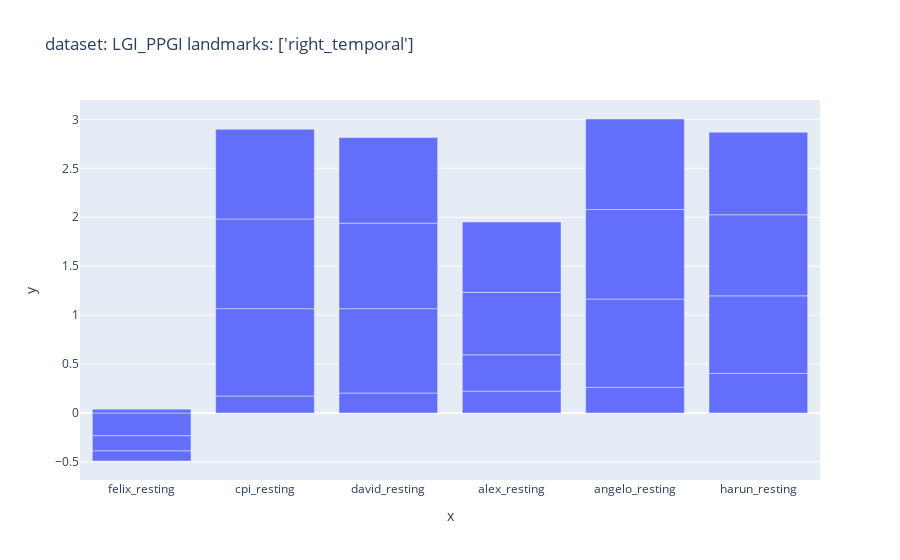
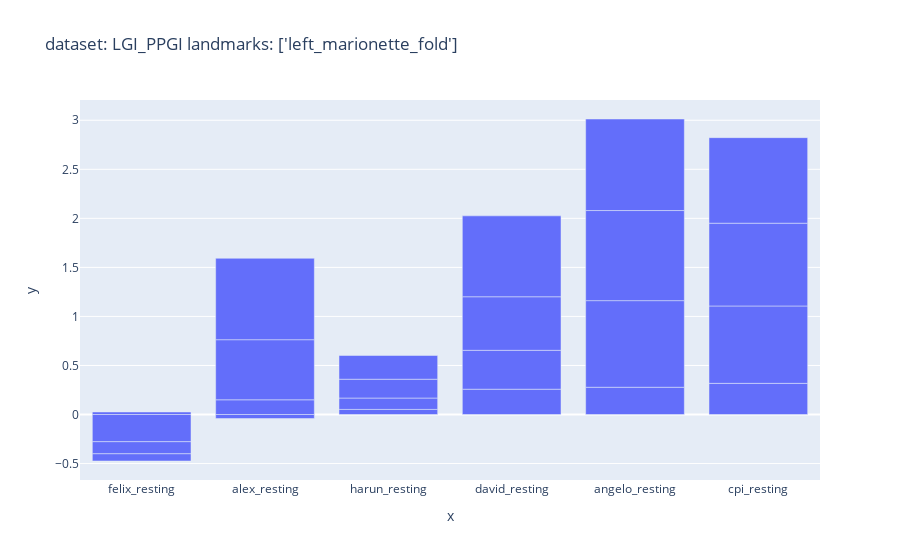
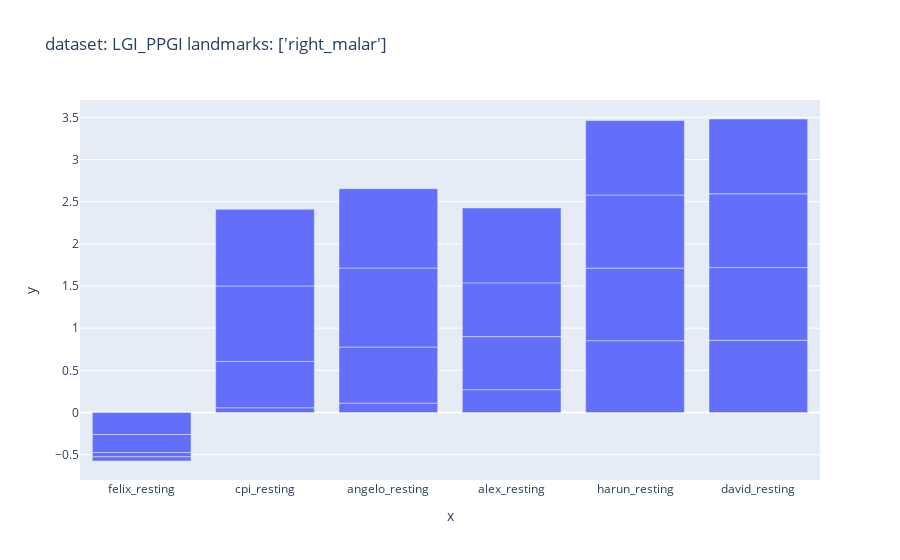
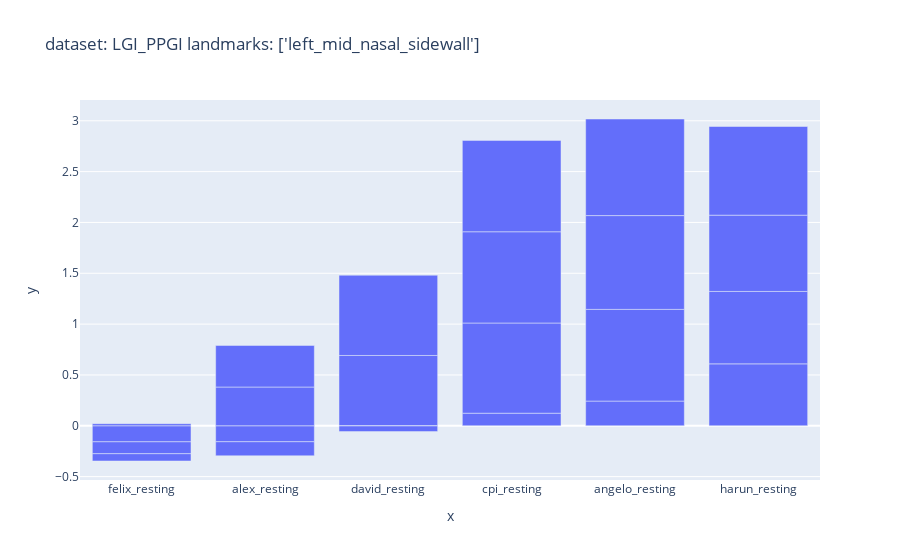

The cell these charts' notebook holds for them, in order:
### Markdown cell above
# Compare by video

TODO groupby and best 5 landamrks for all videos

### Code cell
path_results = "../results/test_landmarks/h5/" # general path for cfg# general path for data
filenameH5 = path_results + f"LGI_PPGI_resting_each_landmark.h5"
dataset = 'LGI_PPGI'
metric = 'PCC'
method = 'median'

# Get unique list values in df column
def unique_list_values(df, column_name):
    seen_values = set()

    for row in df[column_name]:
        if tuple(row) not in seen_values:
            seen_values.add(tuple(row))

    return [list(x) for x in seen_values]

def DETAILS(dataset, filenameH5, metric='MAE'):
  """Show performance details on each video of the dataset"""

  print('## Dataset: ' + dataset)
  print('   filename h5: ', filenameH5)
  df = pd.read_hdf(filenameH5)
  df = df.sort_values(metric)
  datasetname = df['dataset'][0].upper()
  landmarks = unique_list_values(df, 'landmarks')

  # # loop on landmarks
  for ldmk in landmarks:
    print('   landmark     :', ldmk)
    df_ldmk = df[df['landmarks'].apply(lambda x: x == ldmk)]
    vals = df_ldmk[metric]
    fvideos = df_ldmk['videoFilename']
    x = []
    y = []
    for i in vals.index:
      n = fvideos[i]
      # n = n[n.rfind('/', 0, n.rfind('/'))+1:n.rfind('/')]
      n = n[n.rfind('\\', 0, n.rfind('\\'))+1:n.rfind('\\')]
      x.append(n)
      y.append(vals[i][0])
    fig = px.bar(x=x, y=y, title='dataset: ' + datasetname + ' landmarks: ' + str(ldmk))
    fig.update_xaxes(type='category')
    fig.show()

DETAILS(dataset, filenameH5, metric='PCC')

### Figure 1 — Plotly figure (JSON) as saved in the notebook; plotly's stock layout.template omitted (floating-point values rounded to 4 significant figures)
{"data": [{"alignmentgroup": "True", "hovertemplate": "x=%{x}<br>y=%{y}<extra></extra>", "legendgroup": "", "marker": {"color": "#636efa", "pattern": {"shape": ""}}, "name": "", "offsetgroup": "", "orientation": "v", "showlegend": false, "textposition": "auto", "type": "bar", "x": ["felix_resting", "felix_resting", "felix_resting", "felix_resting", "cpi_resting", "david_resting", "alex_resting", "angelo_resting", "alex_resting", "harun_resting", "alex_resting", "alex_resting", "harun_resting", "harun_resting", "harun_resting", "david_resting", "david_resting", "david_resting", "cpi_resting", "angelo_resting", "angelo_resting", "cpi_resting", "cpi_resting", "angelo_resting"], "xaxis": "x", "y": [-0.2327, -0.1552, -0.1026, 0.0395, 0.1729, 0.2043, 0.2236, 0.2615, 0.3715, 0.4047, 0.6376, 0.7187, 0.792, 0.8291, 0.8429, 0.862, 0.8737, 0.8743, 0.8932, 0.9028, 0.9147, 0.9163, 0.9177, 0.925], "yaxis": "y"}], "layout": {"barmode": "relative", "legend": {"tracegroupgap": 0}, "title": {"text": "dataset: LGI_PPGI landmarks: ['right_temporal']"}, "xaxis": {"anchor": "y", "domain": [0, 1], "title": {"text": "x"}, "type": "category"}, "yaxis": {"anchor": "x", "domain": [0, 1], "title": {"text": "y"}}}}

### Figure 2 — Plotly figure (JSON) as saved in the notebook; plotly's stock layout.template omitted (floating-point values rounded to 4 significant figures)
{"data": [{"alignmentgroup": "True", "hovertemplate": "x=%{x}<br>y=%{y}<extra></extra>", "legendgroup": "", "marker": {"color": "#636efa", "pattern": {"shape": ""}}, "name": "", "offsetgroup": "", "orientation": "v", "showlegend": false, "textposition": "auto", "type": "bar", "x": ["felix_resting", "felix_resting", "felix_resting", "alex_resting", "felix_resting", "harun_resting", "harun_resting", "alex_resting", "harun_resting", "harun_resting", "david_resting", "angelo_resting", "cpi_resting", "david_resting", "david_resting", "alex_resting", "cpi_resting", "david_resting", "alex_resting", "cpi_resting", "cpi_resting", "angelo_resting", "angelo_resting", "angelo_resting"], "xaxis": "x", "y": [-0.2773, -0.1232, -0.07342, -0.04116, 0.02585, 0.05212, 0.1158, 0.1501, 0.1917, 0.2421, 0.2579, 0.2778, 0.3177, 0.3966, 0.546, 0.6128, 0.789, 0.8249, 0.8299, 0.8438, 0.8722, 0.8833, 0.9184, 0.9333], "yaxis": "y"}], "layout": {"barmode": "relative", "legend": {"tracegroupgap": 0}, "title": {"text": "dataset: LGI_PPGI landmarks: ['left_marionette_fold']"}, "xaxis": {"anchor": "y", "domain": [0, 1], "title": {"text": "x"}, "type": "category"}, "yaxis": {"anchor": "x", "domain": [0, 1], "title": {"text": "y"}}}}

### Figure 3 — Plotly figure (JSON) as saved in the notebook; plotly's stock layout.template omitted (floating-point values rounded to 4 significant figures)
{"data": [{"alignmentgroup": "True", "hovertemplate": "x=%{x}<br>y=%{y}<extra></extra>", "legendgroup": "", "marker": {"color": "#636efa", "pattern": {"shape": ""}}, "name": "", "offsetgroup": "", "orientation": "v", "showlegend": false, "textposition": "auto", "type": "bar", "x": ["felix_resting", "felix_resting", "felix_resting", "felix_resting", "cpi_resting", "angelo_resting", "alex_resting", "cpi_resting", "alex_resting", "alex_resting", "angelo_resting", "harun_resting", "david_resting", "harun_resting", "david_resting", "harun_resting", "david_resting", "harun_resting", "david_resting", "alex_resting", "cpi_resting", "cpi_resting", "angelo_resting", "angelo_resting"], "xaxis": "x", "y": [-0.2604, -0.2146, -0.05056, -0.04915, 0.05637, 0.1117, 0.2706, 0.5493, 0.6294, 0.637, 0.6648, 0.8516, 0.856, 0.8601, 0.8626, 0.8672, 0.874, 0.8824, 0.8872, 0.888, 0.895, 0.9089, 0.9366, 0.9402], "yaxis": "y"}], "layout": {"barmode": "relative", "legend": {"tracegroupgap": 0}, "title": {"text": "dataset: LGI_PPGI landmarks: ['right_malar']"}, "xaxis": {"anchor": "y", "domain": [0, 1], "title": {"text": "x"}, "type": "category"}, "yaxis": {"anchor": "x", "domain": [0, 1], "title": {"text": "y"}}}}

### Figure 4 — Plotly figure (JSON) as saved in the notebook; plotly's stock layout.template omitted (floating-point values rounded to 4 significant figures)
{"data": [{"alignmentgroup": "True", "hovertemplate": "x=%{x}<br>y=%{y}<extra></extra>", "legendgroup": "", "marker": {"color": "#636efa", "pattern": {"shape": ""}}, "name": "", "offsetgroup": "", "orientation": "v", "showlegend": false, "textposition": "auto", "type": "bar", "x": ["felix_resting", "alex_resting", "alex_resting", "felix_resting", "felix_resting", "david_resting", "david_resting", "felix_resting", "cpi_resting", "angelo_resting", "alex_resting", "alex_resting", "harun_resting", "david_resting", "harun_resting", "harun_resting", "david_resting", "harun_resting", "cpi_resting", "cpi_resting", "cpi_resting", "angelo_resting", "angelo_resting", "angelo_resting"], "xaxis": "x", "y": [-0.1579, -0.1571, -0.1383, -0.1169, -0.07175, -0.05733, 0.002527, 0.02046, 0.1236, 0.243, 0.3811, 0.4093, 0.609, 0.6889, 0.7124, 0.7504, 0.7896, 0.872, 0.8872, 0.8978, 0.8988, 0.9018, 0.9228, 0.9501], "yaxis": "y"}], "layout": {"barmode": "relative", "legend": {"tracegroupgap": 0}, "title": {"text": "dataset: LGI_PPGI landmarks: ['left_mid_nasal_sidewall']"}, "xaxis": {"anchor": "y", "domain": [0, 1], "title": {"text": "x"}, "type": "category"}, "yaxis": {"anchor": "x", "domain": [0, 1], "title": {"text": "y"}}}}
